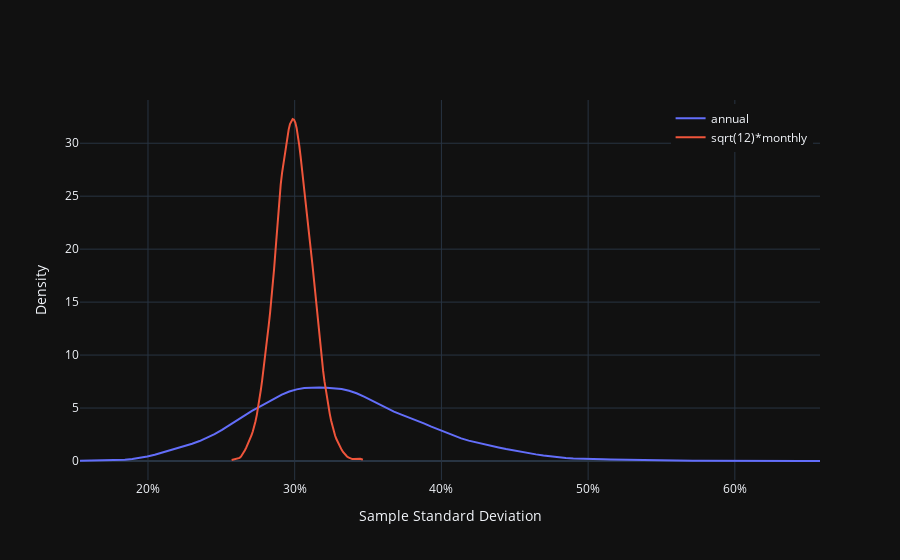

Write notebook code for a chart like this one.
### Code cell
adensity = kde(asds)
mdensity = kde(msds)

grid = np.linspace(np.min(asds), np.max(asds), 100)
trace1 = go.Scatter(
  x=grid,
  y=adensity(grid),
  mode="lines",
  name="annual"
)

grid = np.linspace(np.min(msds), np.max(msds), 100)
trace2 = go.Scatter(
  x=grid,
  y=mdensity(grid),
  mode="lines",
  name="sqrt(12)*monthly"
)

fig = go.Figure(trace1)
fig.add_trace(trace2)

fig.update_layout(
    template="plotly_dark",
    xaxis_title="Sample Standard Deviation",
    yaxis_title="Density",
    xaxis_tickformat=".0%",
    yaxis_tickformat=".0f",
     legend=dict(
        yanchor="top",
        y=0.99,
        xanchor="right",
        x=0.99
    ),
)

fig.show()
